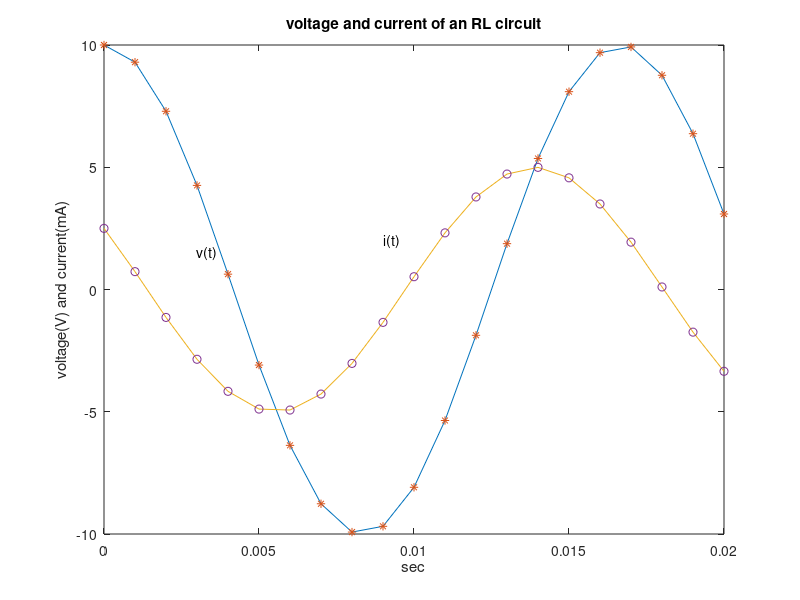

The MATLAB source for this figure:
% Example 2.1
% RL circuit
% current i(t) and  voltage v(t) are generated
%  t is time
t = 0:1E-3:20E-3;
v  = 10*cos(377*t);
a_rad = (60*pi/180);  % angle in radians
i = 5*cos(377*t + a_rad);
plot(t, v, t, v,'*',t, i, t, i,'o')
title('voltage and current of an RL circuit')
xlabel('sec')
ylabel('voltage(V) and current(mA)')
text(0.003, 1.5, 'v(t)');
text(0.009,2, 'i(t)')
